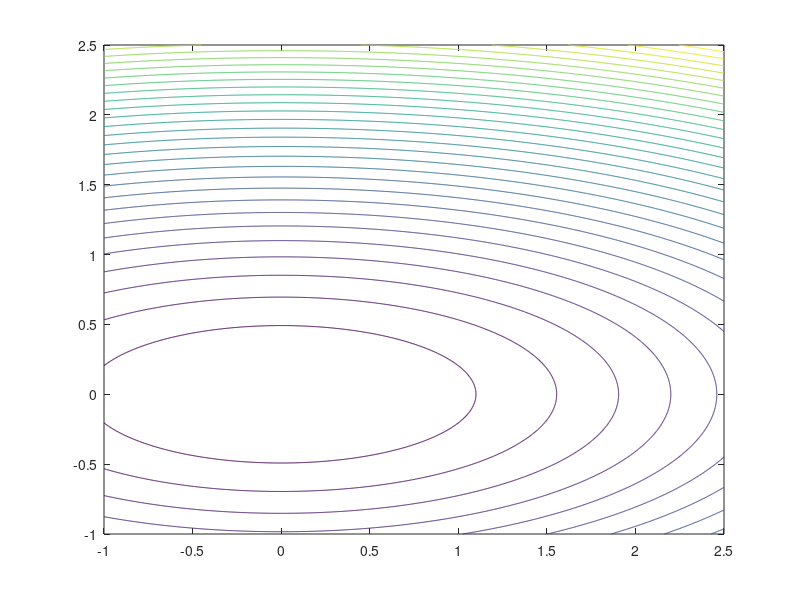

Recreate this plot in MATLAB. (Note: this script raises an error after producing the figure.)
%画图尝试
%% try 1
clear all
clc

xAxis = linspace(-1,2.5,1000);
yAxis = linspace(-1,2.5,1000);
zAxis = linspace(-1,2.5,1000);
[ X,Y ] = meshgrid(xAxis,yAxis); %meshgrid相当于for循环遍历，但感觉只适用于可以表达出坐标式的函数
Z = X.^2 + 5*Y.^2 ;
contour(X,Y,Z,30) %等高线图

%% try 2
clear al
clc

x = [1 2];
y = [2 3];
z = [3 4];
[X, Y, Z] = meshgrid(x,y,z);
ret = f1([X,Y,Z]);

%% try 3
clear all
clc

xAxis = linspace(-1,2.5,100);
yAxis = linspace(-1,2.5,100);
zAxis = linspace(-1,2.5,100);
[X, Y, Z] = meshgrid(xAxis,yAxis,zAxis);
f = X.^4 - 2*X.^2 + Y.^2 + 2*Y.*Z +2*Z.^2;
x_planes = [1 2];
y_places = 0;
z_planes = [0.5 1];
slice(X, Y, Z, f, x_planes, y_places, z_planes);

%% try 4 貌似这种方法可行，用slice加上色棒的方法
%目前的问题是，关于遍历空间，如果没法表示出f的具体表达式，只能用f=f(x,y,z)的形式，能不能用meshgrid
clear all
clc

x=linspace(-1,1,11);
y=linspace(-2,2,21);
z=linspace(-3,3,31);

[X,Y,Z] = meshgrid(x,y,z);
V = X.*Y.*Z;

xslice = [-0.5,0.5];   
yslice = [];
zslice = 0;
slice(X,Y,Z,V,xslice,yslice,zslice)
xlabel('x');
ylabel('y');
zlabel('z');
colorbar

%% try 5
clear all
clc

x=[1,2 ];
y=[2 3,5];
z=[4 5 6,7];
[X,Y,Z]=meshgrid(x,y,z);
v=X.*Y.*Z;
xslice = [-1.2,0.8,2];   
yslice = [];
zslice = 0;
slice(X,Y,Z,v,xslice,yslice,zslice)
%% try 6
clear all
clc

[X,Y] = meshgrid(1:0.5:10,1:20);
Z = sin(X) + cos(Y);
C = X.*Y;
surf(X,Y,Z,C)
colorbar

%% try 7
clear all
clc

figure
peaks(25);

%% try 8
clear all
clc

[X,Y,Z] = peaks(25);
mesh(X,Y,Z)

%% try 9
N = 10 ;
x = linspace(0,1,N) ;
y = linspace(0,1,N) ;
z = linspace(0,1,N) ;
[X,Y,Z] = meshgrid(x,y,z) ;
f = X.*Y.*Z ;
figure(1)
hold on
for i = 1:N
    surf(X(:,:,i),Y(:,:,i),Z(:,:,i),f(:,:,i))
end

%% try 9
clear all
clc

x = 1:100;
y = 1:100;
z = 1:100;
f = (x.^2).*y./z.^(3/2);
surface([x;x],[y;y],[z;z],[f;f],'facecol','no','edgecol','interp','linew',2);
view(3);

%% try 10 等高线图
clear all
clc
x = linspace(-2*pi,2*pi,40);
y = linspace(0,4*pi,50);
[X,Y] = meshgrid(x,y);
Z = sin(X) + cos(Y);
contourf(X,Y,Z,10)
colorbar

%% try 11
clear all
clc

f = @(x,y,z) x.*y.*z.*log(1+x.^2+y.^2+z.^2)-10;% 函数表达式
[x,y,z] = meshgrid(-10:.2:10,-10:.2:10,-10:.2:10);% 画图范围
v = f(x,y,z);
h = patch(isosurface(x,y,z,v,0)); 
isonormals(x,y,z,v,h)
set(h,'FaceColor','r','EdgeColor','none');
xlabel('x');ylabel('y');zlabel('z'); 
alpha(1)
grid on; view([1,1,1]); axis equal; camlight; lighting gouraud

%% try 12
clear all
clc
[x_list,z_list]=meshgrid(0.3:0.01:1.2,-0.8:0.01:0.8);
[m,n]=size(x_list);
y=0.2;
y_list=ones(m,n)*y;
f_list = x_list.*z_list.^2;
f_list = nan(m,n);
surf(x_list,z_list,y_list,f_list,'EdgeColor','none');    
%% try 13
a = i
if ~isreal(a)
    a=a*2;
end







%% function 1
%随便写一个函数
function ret = f1(input)
x = input(1);
y = input(2);
z = input(3);
ret = (x+1)^2+y+z^3;

end